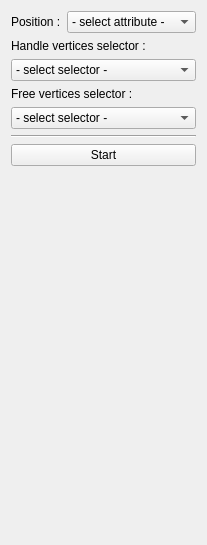
<?xml version="1.0" encoding="UTF-8"?>
<ui version="4.0">
 <class>Surface_Deformation_TabWidget</class>
 <widget class="QWidget" name="Surface_Deformation_TabWidget">
  <property name="geometry">
   <rect>
    <x>0</x>
    <y>0</y>
    <width>207</width>
    <height>545</height>
   </rect>
  </property>
  <property name="windowTitle">
   <string>Form</string>
  </property>
  <layout class="QGridLayout" name="gridLayout">
   <item row="6" column="0" colspan="2">
    <widget class="QComboBox" name="combo_freeSelector">
     <item>
      <property name="text">
       <string>- select selector -</string>
      </property>
     </item>
    </widget>
   </item>
   <item row="0" column="0">
    <widget class="QLabel" name="label_2">
     <property name="text">
      <string>Position :</string>
     </property>
    </widget>
   </item>
   <item row="5" column="0" colspan="2">
    <widget class="QLabel" name="label_3">
     <property name="text">
      <string>Free vertices selector :</string>
     </property>
    </widget>
   </item>
   <item row="0" column="1">
    <widget class="QComboBox" name="combo_positionAttribute">
     <property name="sizePolicy">
      <sizepolicy hsizetype="Expanding" vsizetype="Fixed">
       <horstretch>0</horstretch>
       <verstretch>0</verstretch>
      </sizepolicy>
     </property>
     <item>
      <property name="text">
       <string>- select attribute -</string>
      </property>
     </item>
    </widget>
   </item>
   <item row="9" column="0" colspan="2">
    <widget class="Line" name="line">
     <property name="orientation">
      <enum>Qt::Horizontal</enum>
     </property>
    </widget>
   </item>
   <item row="10" column="0" colspan="2">
    <widget class="QPushButton" name="button_start_stop">
     <property name="text">
      <string>Start</string>
     </property>
    </widget>
   </item>
   <item row="4" column="0" colspan="2">
    <widget class="QComboBox" name="combo_handleSelector">
     <item>
      <property name="text">
       <string>- select selector -</string>
      </property>
     </item>
    </widget>
   </item>
   <item row="11" column="0" colspan="2">
    <spacer name="verticalSpacer">
     <property name="orientation">
      <enum>Qt::Vertical</enum>
     </property>
     <property name="sizeHint" stdset="0">
      <size>
       <width>156</width>
       <height>161</height>
      </size>
     </property>
    </spacer>
   </item>
   <item row="3" column="0" colspan="2">
    <widget class="QLabel" name="label">
     <property name="text">
      <string>Handle vertices selector :</string>
     </property>
    </widget>
   </item>
  </layout>
 </widget>
 <tabstops>
  <tabstop>combo_positionAttribute</tabstop>
 </tabstops>
 <resources/>
 <connections/>
</ui>
